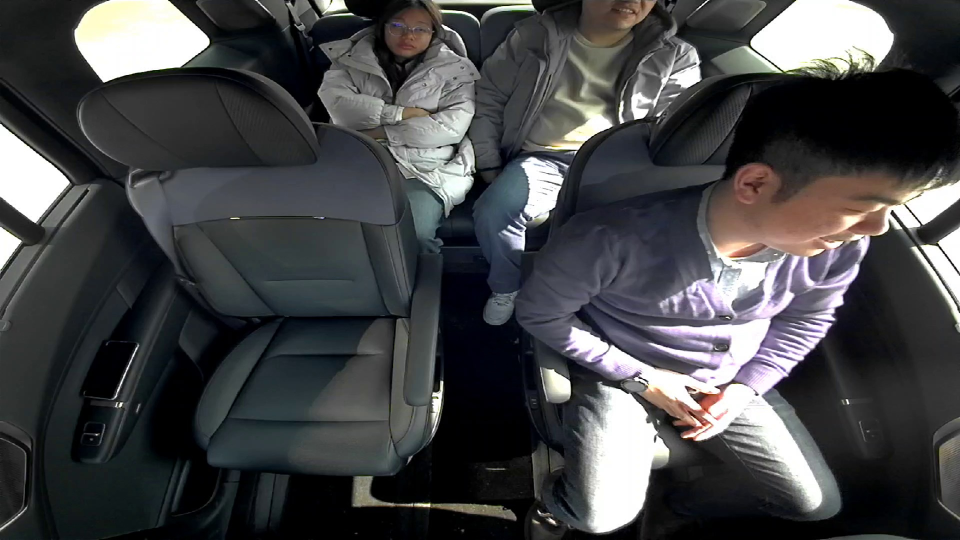
#> input picture case1.jpg, 1920 x 1080 px (shown at 1/2 size)
$ python get_image.py case1.jpg out.png
#> lines starting #> are read from the running program, lines starting #| are printed output that depends on the picture
import argparse
import numpy as np
from PIL import Image

def process_image(input_path, output_path, target_size=(448, 448)):
    # 读取图片
#> called with input_path = 'case1.jpg', output_path = 'out.png', target_size = (448, 448)
    img = Image.open(input_path)
#> img is the input picture: PIL image 1920x1080 RGB; mean R, G, B 69.3, 70.2, 71.9
    if img.mode != 'RGB':
        img = img.convert('RGB')  # 统一转换为RGB格式

    # Resize操作（默认拉伸填充整个画布）
    resized_img = img.resize(target_size, Image.BICUBIC)  # 可选的插值方法
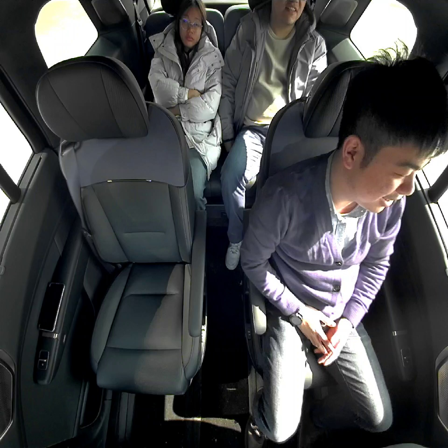
#> resized_img: PIL image 448x448 RGB; mean R, G, B 69.3, 70.2, 71.9

    # 转换为numpy数组并归一化到[0,1)
    img_array = np.asarray(resized_img, dtype=np.float32) / 255.0

    # 转换为FP16精度
    fp16_data = img_array.astype(np.float16)

    # 保存为二进制文件（无元数据）
    fp16_data.tofile(output_path)

if __name__ == "__main__":
    parser = argparse.ArgumentParser(description='PIL图片处理工具')
    parser.add_argument('input_img', help='输入图片路径')
    parser.add_argument('output_bin', help='输出二进制路径')
    args = parser.parse_args()

    process_image(args.input_img, args.output_bin)
